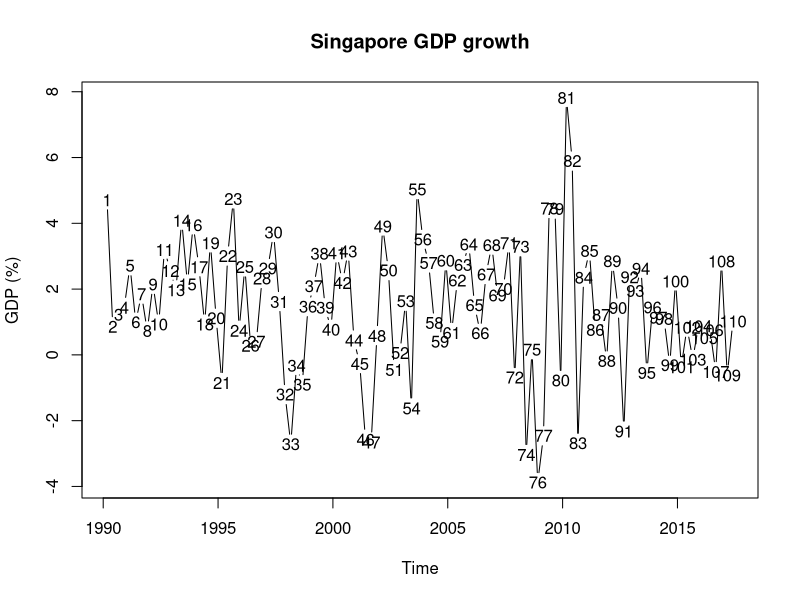
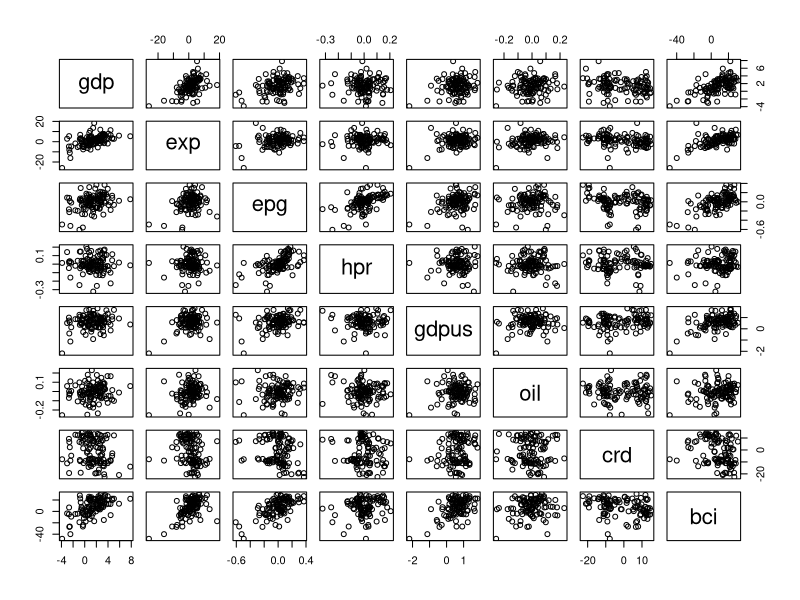

R code for these plots, in order:
#### Question 1 ####
P <- function(C, FV, n, y){
  t <- seq(0.5, n, 0.5)
  P <- sum(C*exp(-y*t))+FV*exp(-y[2*n]*n)
  return(P)
}
y <- rep(0.1, 2)
P(10,100,1,y)

  

#### Question 3 ####
# Part a
dataset <- read.csv(file = "singapore.economy.csv", header = T)
# Part b
dataset <- na.omit(dataset)
# Part c
dataset$time <- ts(dataset$time)
plot(dataset$time,dataset$gdp,
     type='l',
     xlab='Time',ylab='GDP (%)',main='Singapore GDP growth')
# Part d
dataset$period <- factor(dataset$period)
m <- aggregate(dataset$gdp, by=list(dataset$period), FUN = mean)
s <- aggregate(dataset$gdp, by=list(dataset$period), FUN = sd)
stat.table <- cbind(m, s[,2])
colnames(stat.table) <- c('Period','Mean','Standard deviation')
stat.table
# Part e
pairs(dataset[,3:dim(dataset)[2]])
# Part f
mdl1 <- lm(gdp~exp, data = dataset)
summary(mdl1)
# Part g
mdl2 <- lm(gdp~exp+epg+hpr+oil+gdpus+crd, data = dataset)
summary(mdl2)
# Part h
# 5% gdp
q <- quantile(dataset$gdp,probs = 0.05);q
# Create vector 'state' and add it to 'dataset'
state <- factor(ifelse(dataset$gdp < q, "crisis", "normal"))
dataset <- data.frame(cbind(dataset, state))
# Split train and test set and run logistic regression
train <- dataset[dataset$time<2008,]
test <- dataset[dataset$time>=2008,]
mdl3 <- glm(state~bci, data = train, family = binomial)
summary(mdl3)
# Compute confusion matrix
prob <- predict(mdl3, newdata = test, type = 'response')
contrasts(state)
pred <- ifelse(prob<0.05, "crisis","normal")
conf.mat <- table(pred, test$state);conf.mat
